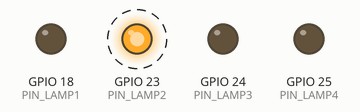
Simulated run of this program. Board: Raspberry Pi (BCM pin numbers). On the bench: output pins drawn as LEDs (lit = HIGH). Dashed ring = blinking. What the program prints to the terminal is not drawn.

Above: at 0.5 s.
Timing chart, 0 to 4.6 s (numbered marks = the images above):
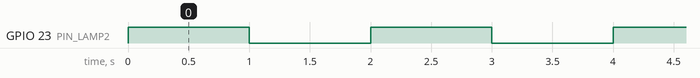

Measured:
- by itself, GPIO 23 (PIN_LAMP2): alternates HIGH for 1.0 s and LOW for 1.0 s

The program:

led.py
```python
import time
import RPi.GPIO as GPIO
GPIO.setmode(GPIO.BCM)
PIN_LAMP1 = 18
PIN_LAMP2 = 23
PIN_LAMP3 = 24
PIN_LAMP4 = 25
GPIO.setup(PIN_LAMP1,GPIO.OUT)
GPIO.setup(PIN_LAMP2,GPIO.OUT)
GPIO.setup(PIN_LAMP3,GPIO.OUT)
GPIO.setup(PIN_LAMP4,GPIO.OUT)

while True:
	GPIO.output(PIN_LAMP2,True)
	print "LED on"
	time.sleep(1)
	GPIO.output(PIN_LAMP2,False)
	print "LED off"
	time.sleep(1)
```
